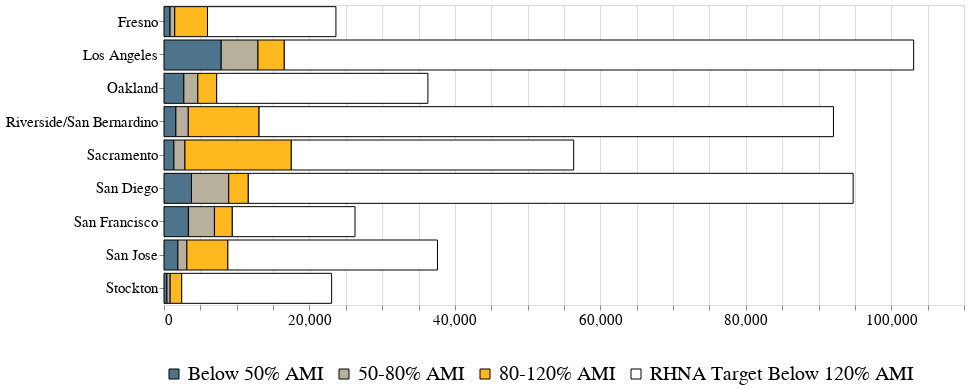

Source (notebook cell):
### Code cell
alt.Chart(rhna_2).mark_bar(stroke="#000000").encode(
    alt.X('value:Q',title=" "),
    alt.Y('MSA:O',title=""),
    color=alt.Color('variable:O',title="",scale=alt.Scale(domain=[
                        'Below 50% AMI', '50-80% AMI', '80-120% AMI',
       'RHNA Target Below 120% AMI'                          
                            ],range=["#4E748B","#B7B09D","#FFB81D","#FFFFFF"])),order=alt.Order(
      # Sort the segments of the bars by this field
      'order',
      sort='ascending')).configure_legend(symbolStrokeWidth=1,orient="bottom",direction="horizontal",labelLimit= 0,titleLimit=0,titleFontSize=18,
labelFontSize=20,labelFont="Georgia",titleFont="Georgia").configure_axis(domain=False,labelFont='Georgia',titleFont='Georgia',titleFontWeight="normal",labelFontSize=15,titleFontSize=15).properties(
    width=800,height = 300
)

### Figure 1 — Vega-Lite specification as saved in the notebook (floating-point values rounded to 4 significant figures)
{"config": {"view": {"continuousWidth": 400, "continuousHeight": 300}, "axis": {"domain": false, "labelFont": "Georgia", "labelFontSize": 15, "titleFont": "Georgia", "titleFontSize": 15, "titleFontWeight": "normal"}, "legend": {"direction": "horizontal", "labelFont": "Georgia", "labelFontSize": 20, "labelLimit": 0, "orient": "bottom", "symbolStrokeWidth": 1, "titleFont": "Georgia", "titleFontSize": 18, "titleLimit": 0}}, "data": {"name": "data-a767f370deceb2f77f10d5e3d302bd02"}, "mark": {"type": "bar", "stroke": "#000000"}, "encoding": {"color": {"field": "variable", "scale": {"domain": ["Below 50% AMI", "50-80% AMI", "80-120% AMI", "RHNA Target Below 120% AMI"], "range": ["#4E748B", "#B7B09D", "#FFB81D", "#FFFFFF"]}, "title": "", "type": "ordinal"}, "order": {"field": "order", "sort": "ascending", "type": "quantitative"}, "x": {"field": "value", "title": " ", "type": "quantitative"}, "y": {"field": "MSA", "title": "", "type": "ordinal"}}, "height": 300, "width": 800, "$schema": "https://vega.github.io/schema/vega-lite/v4.17.0.json", "datasets": {"data-a767f370deceb2f77f10d5e3d302bd02": [{"MSA": "Stockton", "variable": "Below 50% AMI", "value": "404", "order": 1}, {"MSA": "San Jose", "variable": "Below 50% AMI", "value": "1909", "order": 1}, {"MSA": "San Francisco", "variable": "Below 50% AMI", "value": "3358", "order": 1}, {"MSA": "San Diego", "variable": "Below 50% AMI", "value": "3775", "order": 1}, {"MSA": "Sacramento", "variable": "Below 50% AMI", "value": "1362", "order": 1}, {"MSA": "Riverside/San Bernardino", "variable": "Below 50% AMI", "value": "1633", "order": 1}, {"MSA": "Oakland", "variable": "Below 50% AMI", "value": "2730", "order": 1}, {"MSA": "Los Angeles", "variable": "Below 50% AMI", "value": "7866", "order": 1}, {"MSA": "Fresno", "variable": "Below 50% AMI", "value": "837", "order": 1}, {"MSA": "Stockton", "variable": "50-80% AMI", "value": "446", "order": 2}, {"MSA": "San Jose", "variable": "50-80% AMI", "value": "1239", "order": 2}, {"MSA": "San Francisco", "variable": "50-80% AMI", "value": "3578", "order": 2}, {"MSA": "San Diego", "variable": "50-80% AMI", "value": "5126", "order": 2}, {"MSA": "Sacramento", "variable": "50-80% AMI", "value": "1520", "order": 2}, {"MSA": "Riverside/San Bernardino", "variable": "50-80% AMI", "value": "1705", "order": 2}, {"MSA": "Oakland", "variable": "50-80% AMI", "value": "1923", "order": 2}, {"MSA": "Los Angeles", "variable": "50-80% AMI", "value": "5056", "order": 2}, {"MSA": "Fresno", "variable": "50-80% AMI", "value": "644", "order": 2}, {"MSA": "Stockton", "variable": "80-120% AMI", "value": "1588", "order": 3}, {"MSA": "San Jose", "variable": "80-120% AMI", "value": "5635", "order": 3}, {"MSA": "San Francisco", "variable": "80-120% AMI", "value": "2455", "order": 3}, {"MSA": "San Diego", "variable": "80-120% AMI", "value": "2690", "order": 3}, {"MSA": "Sacramento", "variable": "80-120% AMI", "value": "14622", "order": 3}, {"MSA": "Riverside/San Bernardino", "variable": "80-120% AMI", "value": "9731", "order": 3}, {"MSA": "Oakland", "variable": "80-120% AMI", "value": "2591", "order": 3}, {"MSA": "Los Angeles", "variable": "80-120% AMI", "value": "3617", "order": 3}, {"MSA": "Fresno", "variable": "80-120% AMI", "value": "4500", "order": 3}, {"MSA": "Stockton", "variable": "RHNA Target Below 120% AMI", "value": 20612, "order": 4}, {"MSA": "San Jose", "variable": "RHNA Target Below 120% AMI", "value": 28818, "order": 4}, {"MSA": "San Francisco", "variable": "RHNA Target Below 120% AMI", "value": 16874, "order": 4}, {"MSA": "San Diego", "variable": "RHNA Target Below 120% AMI", "value": 83169, "order": 4}, {"MSA": "Sacramento", "variable": "RHNA Target Below 120% AMI", "value": 38830, "order": 4}, {"MSA": "Riverside/San Bernardino", "variable": "RHNA Target Below 120% AMI", "value": 78980, "order": 4}, {"MSA": "Oakland", "variable": "RHNA Target Below 120% AMI", "value": 29042, "order": 4}, {"MSA": "Los Angeles", "variable": "RHNA Target Below 120% AMI", "value": 86538, "order": 4}, {"MSA": "Fresno", "variable": "RHNA Target Below 120% AMI", "value": 17659, "order": 4}]}}
